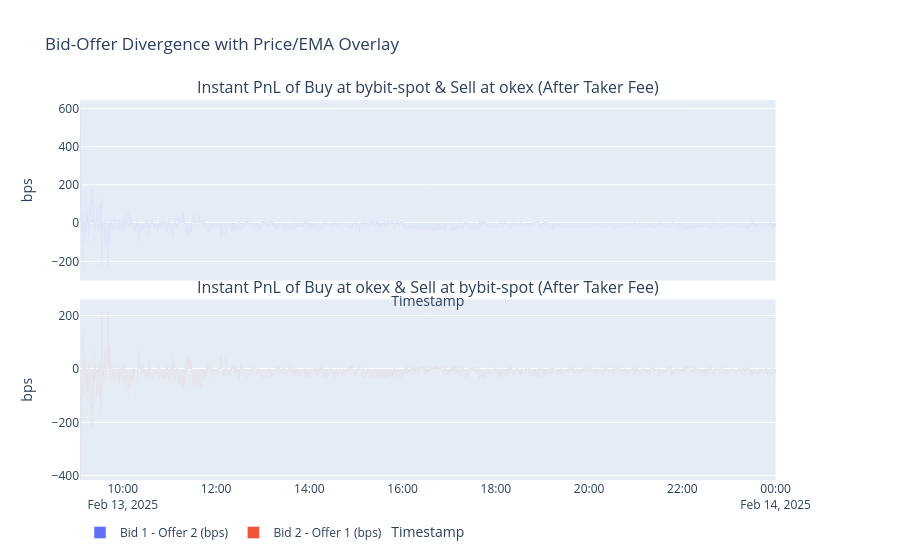

Notebook code cell kept with this figure:
### Code cell
divergence_plot(arb_stats, exchange_1 = 'bybit-spot', exchange_2 = 'okex', subplot_type = '')

### Figure 1 — Plotly figure (JSON) as saved in the notebook; plotly's stock layout.template omitted (floating-point values rounded to 4 significant figures; data arrays with more than 128 entries replaced by an {"elided": "..."} marker saying what was removed)
{"data": [{"name": "Bid 1 - Offer 2 (bps)", "opacity": 1, "type": "bar", "x": {"elided": "5370 str values"}, "xaxis": "x", "y": {"elided": "5370 float values"}, "yaxis": "y"}, {"name": "Bid 2 - Offer 1 (bps)", "opacity": 1, "type": "bar", "x": {"elided": "5370 str values"}, "xaxis": "x2", "y": {"elided": "5370 float values"}, "yaxis": "y3"}], "layout": {"annotations": [{"font": {"size": 16}, "showarrow": false, "text": "Instant PnL of Buy at bybit-spot & Sell at okex (After Taker Fee)", "x": 0.47, "xanchor": "center", "xref": "paper", "y": 1, "yanchor": "bottom", "yref": "paper"}, {"font": {"size": 16}, "showarrow": false, "text": "Instant PnL of Buy at okex & Sell at bybit-spot (After Taker Fee)", "x": 0.47, "xanchor": "center", "xref": "paper", "y": 0.475, "yanchor": "bottom", "yref": "paper"}], "autosize": true, "legend": {"orientation": "h"}, "title": {"text": "Bid-Offer Divergence with Price/EMA Overlay"}, "xaxis": {"anchor": "y", "autorange": true, "domain": [0, 0.94], "matches": "x2", "range": ["2025-02-13 09:04:55", "2025-02-13 23:59:55"], "showticklabels": false, "title": {"text": "Timestamp"}, "type": "date"}, "xaxis2": {"anchor": "y3", "autorange": true, "domain": [0, 0.94], "range": ["2025-02-13 09:04:55", "2025-02-13 23:59:55"], "title": {"text": "Timestamp"}, "type": "date"}, "yaxis": {"anchor": "x", "autorange": true, "domain": [0.525, 1], "range": [-300.1, 643.4], "title": {"text": "bps"}, "type": "linear"}, "yaxis2": {"anchor": "x", "overlaying": "y", "side": "right", "title": {"text": "Price"}}, "yaxis3": {"anchor": "x2", "autorange": false, "domain": [0, 0.475], "range": [-415.7, 260.1], "title": {"text": "bps"}, "type": "linear"}, "yaxis4": {"anchor": "x2", "overlaying": "y3", "side": "right", "title": {"text": "Price"}}}}
